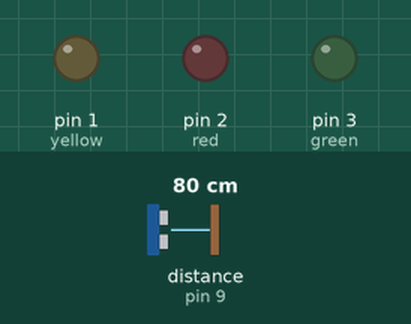
This sketch was run on a simulated Arduino Uno, built with avr-gcc and run on an emulated ATmega328P. Shown: output pins drawn as LEDs (lit = HIGH). Wiring (inferred from the names in the program): ultrasonic range finder: trigger pin 10; echo pin 9. Inputs (shaded band) come from the test bench; at power-on: distance to the obstacle (sensor on pin 9) 80 cm. The echo pulse lasts 58.3 µs per cm; pins used as bus, display or sensor lines are not drawn.

Above: at 1.2 s.
1.3 s: distance to the obstacle (sensor on pin 9) set to 17 cm
2.8 s: distance to the obstacle (sensor on pin 9) set to 13 cm
At 3.7 s:
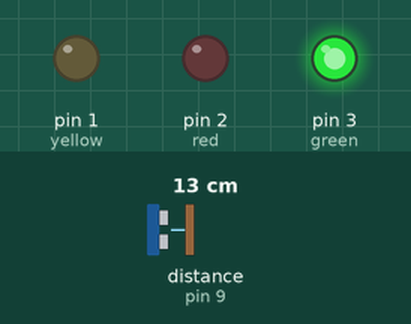
4.3 s: distance to the obstacle (sensor on pin 9) set to 9 cm
At 4.8 s:
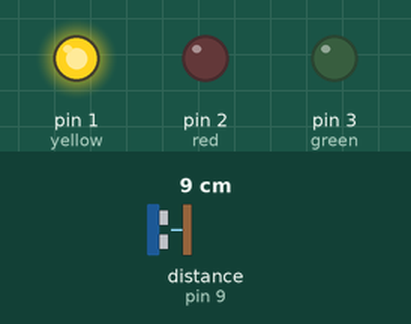
5.8 s: distance to the obstacle (sensor on pin 9) set to 7 cm
7.3 s: distance to the obstacle (sensor on pin 9) set to 4 cm
At 8.3 s:
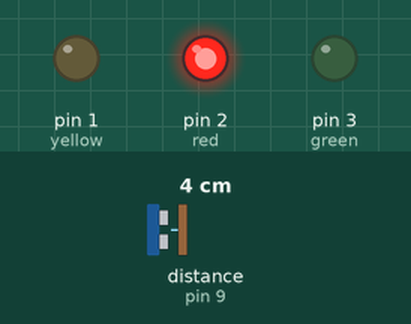
8.8 s: distance to the obstacle (sensor on pin 9) set to 18 cm
At 9.4 s:
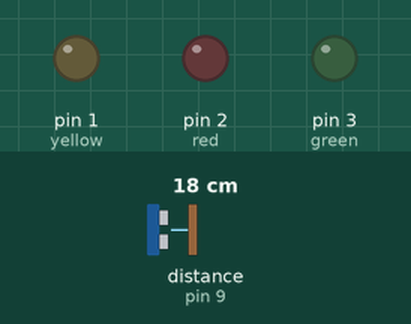
Timing chart, 0 to 11.3 s (numbered marks = the images above; inputs shaded):
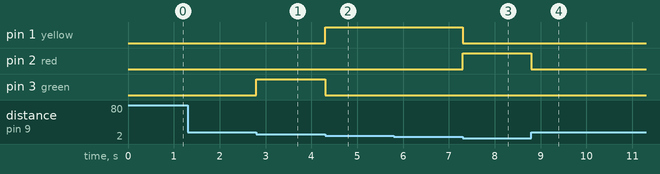

Measured:
- the behaviour switches between 16 and 15 cm on distance to the obstacle (sensor on pin 9) (found by bisection; images 0 and 1)
- the behaviour switches between 11 and 10 cm on distance to the obstacle (sensor on pin 9) (found by bisection; images 1 and 2)
- the behaviour switches between 6 and 5 cm on distance to the obstacle (sensor on pin 9) (found by bisection; images 2 and 3)
- after the input at 1.3 s, every drawn part: stays the same
- after the input at 2.8 s, pin 3 (green): LOW → HIGH at once
- after the input at 4.3 s, pin 1 (yellow): LOW → HIGH at once; pin 3 (green): HIGH → LOW at once
- after the input at 5.8 s, every drawn part: stays the same
- after the input at 7.3 s, pin 1 (yellow): HIGH → LOW at once; pin 2 (red): LOW → HIGH at once
- after the input at 8.8 s, pin 2 (red): HIGH → LOW at once

The sketch:

Device_measuring_distance.ino
```cpp
#define ech 9
#define tri 10
#define yellow 1
#define red 2
#define green 3
float distance=0;
float dis=0;
void setup(){
pinMode(ech,INPUT);
pinMode(tri,OUTPUT);
pinMode(yellow,OUTPUT);
pinMode(red,OUTPUT);
pinMode(green,OUTPUT);
}
void loop(){
  digitalWrite(tri,LOW);
  delayMicroseconds(2);
  digitalWrite(tri,HIGH);
  delayMicroseconds(10);
  digitalWrite(tri,LOW);
  distance=pulseIn(ech,HIGH);
  dis=distance/58;
  if(dis > 15){
    alloff();
  }
  else if(dis < 5){
    redd();
  }
  else if((5 < dis) && (dis < 10)){
    yell();
  }
  else if ((10 < dis) && (dis < 15)){
    gren();
  }

}
void alloff(){
  digitalWrite(yellow,LOW);
  digitalWrite(red,LOW);
  digitalWrite(green,LOW);
}
void redd(){
  digitalWrite(yellow,LOW);
  digitalWrite(red,HIGH);
  digitalWrite(green,LOW);
}
void yell(){
  digitalWrite(yellow,HIGH);
  digitalWrite(red,LOW);
  digitalWrite(green,LOW);
}
void gren(){
  digitalWrite(yellow,LOW);
  digitalWrite(red,LOW);
  digitalWrite(green,HIGH);
}
```
